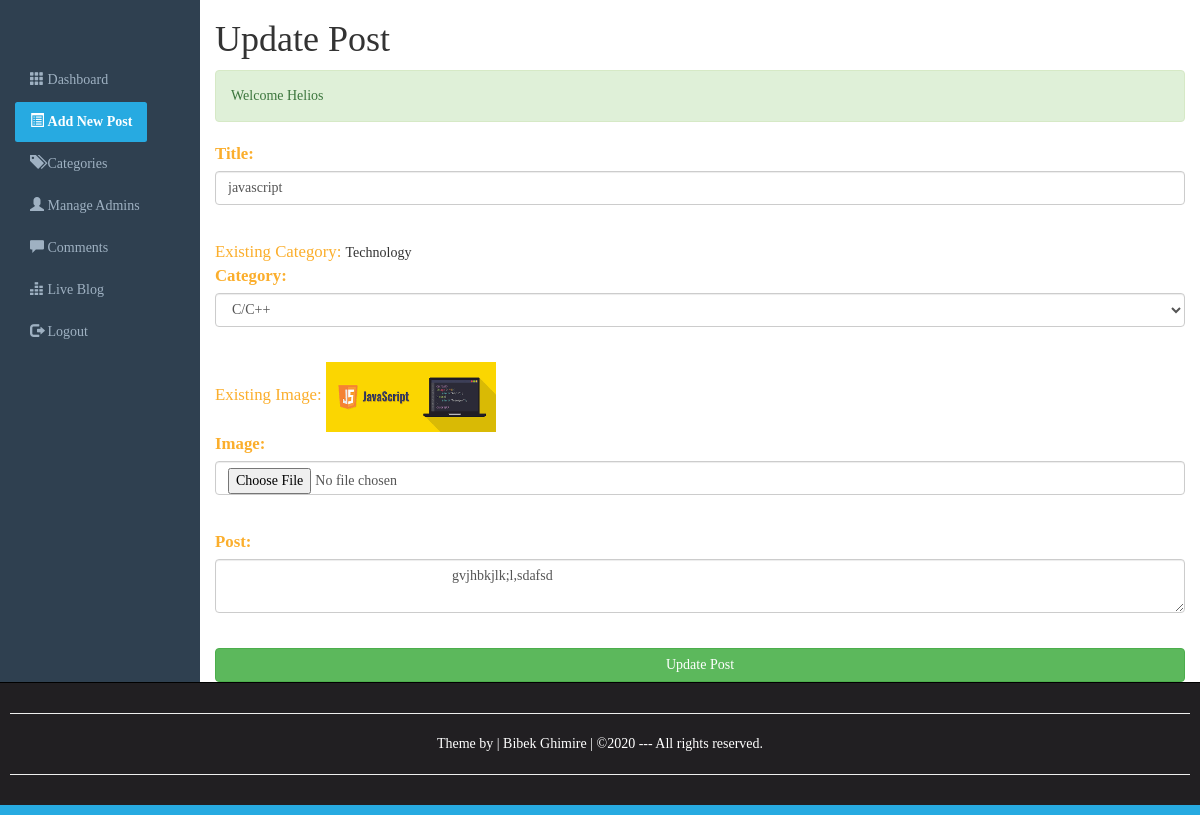
The app's page /editPost.php?edit=15 (signed in) with its own data.
### tables this page shows
CREATE TABLE `admin_panel` (
  `id` int(10) NOT NULL,
  `datetime` varchar(50) NOT NULL,
  `title` varchar(200) NOT NULL,
  `category` varchar(100) NOT NULL,
  `author` varchar(100) NOT NULL,
  `image` varchar(200) NOT NULL,
  `post` text NOT NULL
);

### editPost.php (the view, shortened to what this page needs)
<?php require_once("include/session.php"); ?>
<?php require_once("include/function.php"); ?>
<!DOCTYPE html>
<html>
<head>
	<link rel="stylesheet" type="text/css" href="css/bootstrap.min.css">
    <link rel="stylesheet" href="https://maxcdn.bootstrapcdn.com/bootstrap/3.4.0/css/bootstrap.min.css">
	<link rel="stylesheet" type="text/css" href="css/adminstyles.css">
</head>
<body>
<div class="container-fluid">
	<div class="row">
		<div class="col-sm-2">
			<br><br><br>
			<ul id="side_menu" class="nav nav-pills nav-stacked">
				<li class="nav-item"><a class="nav-link" href="dashboard.php"><span class="glyphicon glyphicon-th"></span>&nbsp;Dashboard</a></li>
				<li class="nav-item active"><a class="nav-link" href="NewPost.php"><span class="glyphicon glyphicon-list-alt"></span>&nbsp;Add New Post</a></li>
				<li class="nav-item"><a class="nav-link" href="categories.php"><span class="glyphicon glyphicon-tags"></span>&nbsp;Categories</a></li>
				<li class="nav-item"><a class="nav-link" href="#"><span class="glyphicon glyphicon-user"></span>&nbsp;Manage Admins</a></li>
				<li class="nav-item"><a class="nav-link" href="#"><span class="glyphicon glyphicon-comment"></span>&nbsp;Comments</a></li>
				<li class="nav-item"><a class="nav-link" href="#"><span class="glyphicon glyphicon-equalizer"></span>&nbsp;Live Blog</a></li>
				<li class="nav-item"><a class="nav-link" href="logout.php"><span class="glyphicon glyphicon-log-out"></span>&nbsp;Logout</a></li>
			</ul>
		</div>
		<div class="col-sm-10">
			<h1>Update Post</h1>
			<div><?php echo Message();
				echo successMessage();
			?></div>
			<div>
				<?php
					$ID=$_GET['edit'];
					$Query="SELECT * FROM admin_panel WHERE id=$ID";
					$result=mysqli_query($connection,$Query) or die("Error: ".mysqli_error($connection));
					while ($row=mysqli_fetch_array($result)) {
						$TitleToBeUpdated=$row['title'];
						$CategoryToBeUpdated=$row['category'];
						$ImageToBeUpdated=$row['image'];
						$PostToBeUpdated=$row['post'];
					}
				 ?>
				<form action="editPost.php?edit=<?php echo $ID; ?>" method="POST" enctype="multipart/form-data">
					<fieldset>
						<div class="form-group">
							<label for="title"><span class="FieldInfo">Title:</span></label>
							<input value="<?php echo $TitleToBeUpdated; ?>" class="form-control" type="text" name="title" id="categoryname" placeholder="Title"><br>
						</div>
						<div class="form-group">
							<span class="FieldInfo">Existing Category: </span>
							<?php echo $CategoryToBeUpdated; ?>
							<br>
							<label for="selectcategory"><span class="FieldInfo">Category:</span></label>
							<select class="form-control" name="category" id="selectcategory">
								<?php
						global $connection;
						$viewQuery="SELECT * FROM categories ORDER BY datetime desc";
						$execute=mysqli_query($connection, $viewQuery);
						while($rows=mysqli_fetch_array($execute)) {
						$categoryName=$rows['name'];
					 ?>
								<option><?php echo $categoryName; ?></option>
							<?php } ?>
							</select>
							<br>
						</div>
						<div class="form-group">
							<span class="FieldInfo">Existing Image: </span>
							<img src="Upload/<?php echo $ImageToBeUpdated; ?>" width=170px; height=70px;>
							<br>
							<label for="image"><span class="FieldInfo">Image:</span></label>
							<input class="form-control" type="file" name="image" id="image" placeholder="Image"><br>
						</div>
						<div class="form-group">
							<label for="postarea"><span class="FieldInfo">Post:</span></label>
							<textarea class="form-control" name="post" id="postarea">
								<?php echo $PostToBeUpdated; ?>
							</textarea><br>
						</div>
						<input type="submit" name="submit" value="Update Post" class="btn btn-success btn-block">
					</fieldset>
				</form>
			</div>
		</div>
	</div>
</div>
<div id="footer">
	<hr><p>Theme by | Bibek Ghimire | &copy;2020 --- All rights reserved.</p>
	<hr>
</div>
<div style="height: 10px; background: #27AAE1;"></div>
</body>
</html>

### css/adminstyles.css (style rules this page uses)
body { font-family: 'Comic Sans MS'; background-color: #2f4050; }
.col-sm-10 { background-color: #ffffff; }
#side_menu a { color: #9fb1c2; }
#side_menu .active a { color: #ffffff; background-color: #27AAE1; font-weight: bold; }
#footer { padding: 10px; border-top: 1px solid black; color: white; background-color: #211f22; text-align: center; }

### editPost.php (style rules this page uses)
.FieldInfo { color: rgb(251, 174, 44); font-family: Bitter,Georgia,"Times New Roman",Times,Serif; font-size: 1.2em; }

### records on screen
admin_panel: title "javascript", category "Technology", image (picture), post "gvjhbkjlk;l,sdafsd"

### other values on screen
successMessage() "Welcome Helios"
form field category "C/C++"
